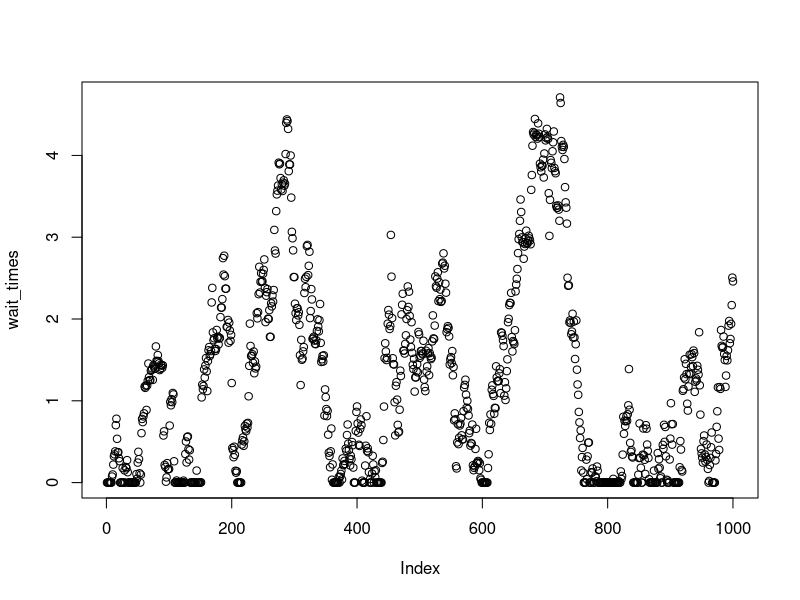
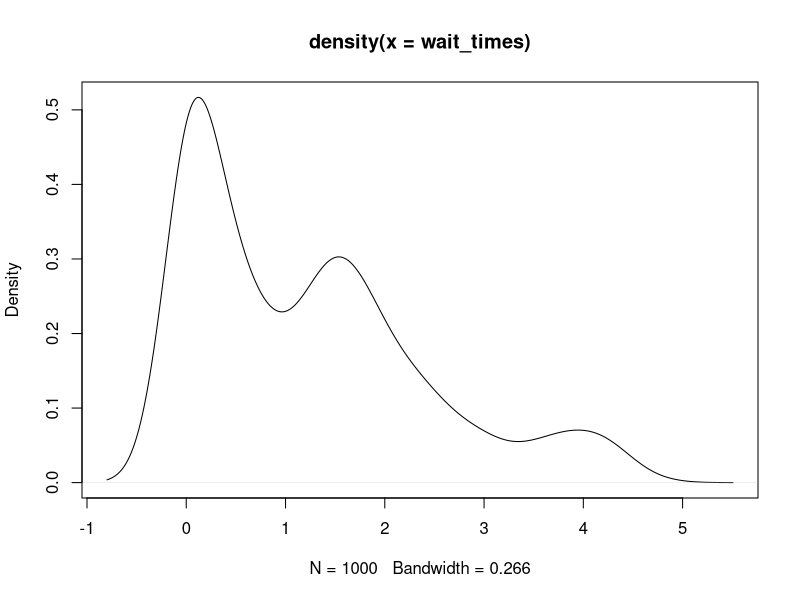

Recreate these plots in R, in order.
library(tidyverse)

# Functions

get_desk_handling_time <- function(desks, desk_id, seed = NULL) {
  if (!is.null(seed)) {set.seed(seed)}
  desk_handling_time <- rexp(1, desks$desk_handling_rates[desk_id])
  
  return (desk_handling_time)
}

queue <- function(passengers, 
                  desks, 
                  handling_time_func = get_desk_handling_time,
                  seed = NULL){
  
  if (!is.null(seed)) {set.seed(seed)}
  n_desks <- desks$n_desks
  desk_times <- rep(0, times = desks$n_desks)
  
  n_passengers <- dim(passengers)[1]
  
  
  for(i in 1:n_passengers){ 
    
    next_arrival_time <- passengers$arrival_time[i]
    
    # if a desk is idle, update their time
    desk_times <- pmax(desk_times, next_arrival_time)
    
    # decide which desk to send the passenger to
    next_free_desk <- which(desk_times == min(desk_times))[1] # TODO: edit for E-Gates with conditions
    next_free_desk_time <- min(desk_times)
    
    # how long it takes to handle passenger
    handling_time <- handling_time_func(desks, next_free_desk)
    
    # update accordingly for passenger
    passengers$desk_start_time[i] <- next_free_desk_time
    passengers$desk_end_time[i] <- next_free_desk_time + handling_time
    passengers$desk_handled[i] <- desks$desk_ids[next_free_desk]
    
    # update desk 
    desk_times[next_free_desk] <- desk_times[next_free_desk] + handling_time
    
    
  }
  
  return(passengers)
  
}

# Passengers 

n_passengers <- 1000
lambda_passenger <- 5

passengers <- data.frame(passenger_id = paste0("P", str_pad(1:n_passengers, 6, pad = "0")),
                         arrival_time = cumsum(rexp(n = n_passengers, rate = lambda_passenger)),
                         desk_start_time = numeric(n_passengers),
                         desk_end_time = numeric(n_passengers),
                         desk_handled = character(n_passengers) )


# Desks

n_desks <- 5
desk_handling_rates <- pmax(0.5, rnorm(n_desks, mean = 1, sd = 0.2))
desk_ids <- paste0("D", str_pad(1:n_desks, 2, pad = "0"))

desks <- list(n_desks = n_desks, 
              desk_handling_rates = desk_handling_rates,
              desk_ids = desk_ids)

# Simulation

passengers <- queue(passengers = passengers, desks = desks, seed = 101)

# Visualisation 

wait_times <- passengers$desk_start_time - passengers$arrival_time

plot(wait_times)
plot(density(wait_times))
summary(wait_times)

tapply(X = wait_times, INDEX = passengers$desk_handled, FUN = summary)



### Suggested changes I've made:
# - I've removed some comments I would describe as 'over-commenting', e.g. "initialising variables",
# "looping over passengers", etc. The general principle being that comments are necessary when the code 
# itself isn't self-explanatory, and that if things like "I'm assigning initial variables" or "I'm looping over 
# passengers" aren't clear from code, then that's something that should be rectified in the code naming and 
# structure. The best code commenting is well-written code etc etc etc...
# - I've standardised variable naming to be snake_case. There's no particular reason for this, and in R camelCase 
# is arguably more standard, but picking a naming convention is nice.
# - I've added plurals to variables storing a plural number, e.g. "n_desk" -> "n_desks"
# - I've renamed 'mu_' variables to be more descriptive.
# - I've moved function definitions to the top of the file (since they're effectively forming a new 'library', 
# they should be with other library imports or called from an external source file)
# - I've made the desk_handling_time generator a separate function. This means: we can experiment with changes when
# we want, it neatens things up inside the queue function (code as documentation once again!), and means just in case
# we ever need seed control e.g. for testing we can have access to it.
# - The desk_handling_time change also means we don't have to unpack all of those internal desks variables inside the 
# queue function. Again, useful if we ever want to change what desks information we store, we keep it modular and in
# get_desk_handling_time.
# - I've changed "C" to "P" for customers -> passengers.
# - I've added an optional random seed to the queue function
